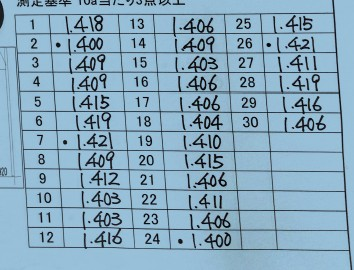
#> input picture number.png.jpg, 354 x 270 px
$ python test6.py
#> lines starting #> are read from the running program, lines starting #| are printed output that depends on the picture
import cv2
from PIL import Image
import pytesseract

# これ追加
pytesseract.pytesseract.tesseract_cmd = (
    r"C:\Program Files\Tesseract-OCR\tesseract.exe"
)

# 画像読込
img = cv2.imread("number.png.jpg")
#> img is the input picture: shape (270, 354, 3); mean B, G, R 190.2, 168.6, 134.3

# 2倍拡大
big = cv2.resize(
    img,
    None,
    fx=2,
    fy=2
)
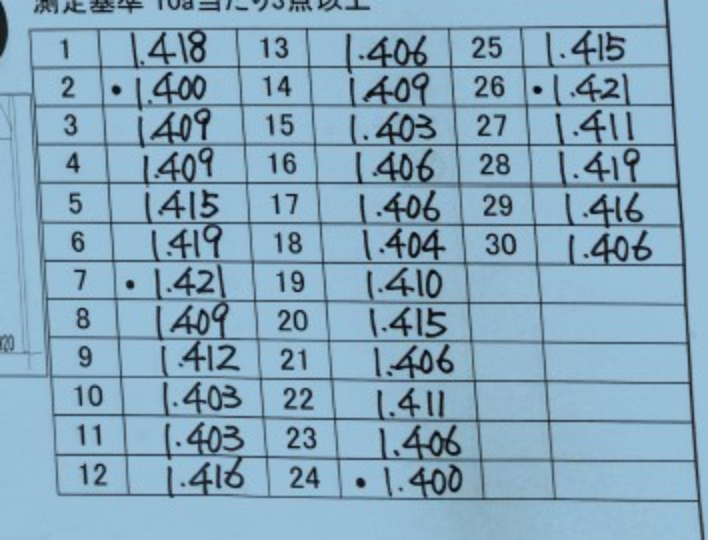
#> big: shape (540, 708, 3); mean B, G, R 190.2, 168.5, 134.3

# 保存
cv2.imwrite("big.png", big)

print("拡大完了")

# OCR
img2 = Image.open("big.png")

#> (the run stopped early here; a loop or call above may not have finished)
